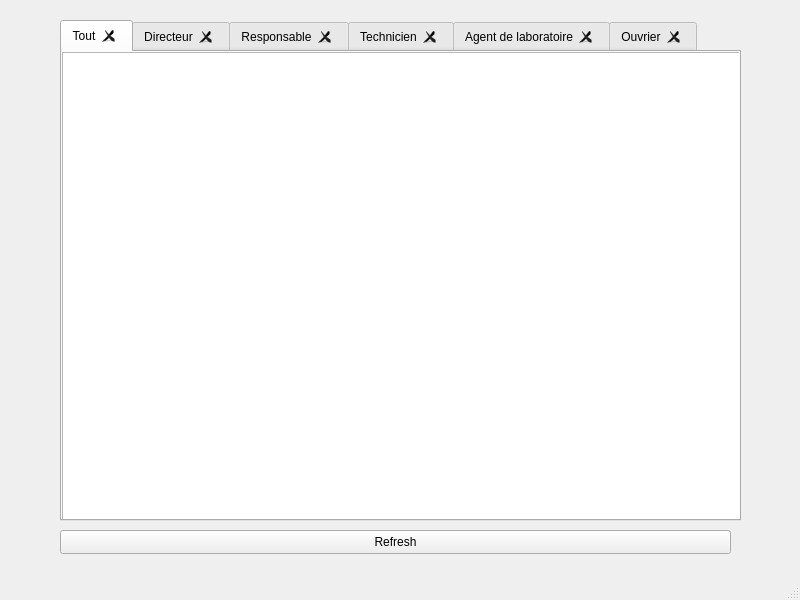
<?xml version="1.0" encoding="UTF-8"?>
<ui version="4.0">
 <class>Affichage</class>
 <widget class="QMainWindow" name="Affichage">
  <property name="geometry">
   <rect>
    <x>0</x>
    <y>0</y>
    <width>800</width>
    <height>600</height>
   </rect>
  </property>
  <property name="windowTitle">
   <string>MainWindow</string>
  </property>
  <widget class="QWidget" name="centralwidget">
   <widget class="QTabWidget" name="tabWidget">
    <property name="geometry">
     <rect>
      <x>60</x>
      <y>20</y>
      <width>681</width>
      <height>501</height>
     </rect>
    </property>
    <property name="mouseTracking">
     <bool>false</bool>
    </property>
    <property name="tabletTracking">
     <bool>false</bool>
    </property>
    <property name="acceptDrops">
     <bool>false</bool>
    </property>
    <property name="autoFillBackground">
     <bool>false</bool>
    </property>
    <property name="currentIndex">
     <number>0</number>
    </property>
    <property name="tabsClosable">
     <bool>true</bool>
    </property>
    <widget class="QWidget" name="tab">
     <attribute name="title">
      <string>Tout</string>
     </attribute>
     <widget class="QTableView" name="tableView">
      <property name="geometry">
       <rect>
        <x>0</x>
        <y>0</y>
        <width>681</width>
        <height>471</height>
       </rect>
      </property>
     </widget>
    </widget>
    <widget class="QWidget" name="tab_2">
     <attribute name="title">
      <string>Directeur</string>
     </attribute>
     <widget class="QTableView" name="tableView_2">
      <property name="geometry">
       <rect>
        <x>0</x>
        <y>0</y>
        <width>691</width>
        <height>471</height>
       </rect>
      </property>
     </widget>
    </widget>
    <widget class="QWidget" name="tab_3">
     <attribute name="title">
      <string>Responsable</string>
     </attribute>
     <widget class="QTableView" name="tableView_3">
      <property name="geometry">
       <rect>
        <x>0</x>
        <y>0</y>
        <width>681</width>
        <height>481</height>
       </rect>
      </property>
     </widget>
    </widget>
    <widget class="QWidget" name="tab_4">
     <attribute name="title">
      <string>Technicien</string>
     </attribute>
     <widget class="QTableView" name="tableView_4">
      <property name="geometry">
       <rect>
        <x>0</x>
        <y>0</y>
        <width>681</width>
        <height>481</height>
       </rect>
      </property>
     </widget>
    </widget>
    <widget class="QWidget" name="tab_5">
     <attribute name="title">
      <string>Agent de laboratoire</string>
     </attribute>
     <widget class="QTableView" name="tableView_5">
      <property name="geometry">
       <rect>
        <x>0</x>
        <y>0</y>
        <width>681</width>
        <height>481</height>
       </rect>
      </property>
     </widget>
    </widget>
    <widget class="QWidget" name="tab_6">
     <attribute name="title">
      <string>Ouvrier</string>
     </attribute>
     <widget class="QTableView" name="tableView_6">
      <property name="geometry">
       <rect>
        <x>0</x>
        <y>0</y>
        <width>681</width>
        <height>481</height>
       </rect>
      </property>
     </widget>
    </widget>
   </widget>
   <widget class="QPushButton" name="pushButton">
    <property name="geometry">
     <rect>
      <x>60</x>
      <y>530</y>
      <width>671</width>
      <height>24</height>
     </rect>
    </property>
    <property name="text">
     <string>Refresh</string>
    </property>
   </widget>
   <widget class="QLabel" name="label">
    <property name="geometry">
     <rect>
      <x>0</x>
      <y>0</y>
      <width>801</width>
      <height>571</height>
     </rect>
    </property>
    <property name="text">
     <string/>
    </property>
    <property name="pixmap">
     <pixmap>images/affichag.jpg</pixmap>
    </property>
    <property name="scaledContents">
     <bool>true</bool>
    </property>
   </widget>
   <zorder>label</zorder>
   <zorder>tabWidget</zorder>
   <zorder>pushButton</zorder>
  </widget>
  <widget class="QMenuBar" name="menubar">
   <property name="geometry">
    <rect>
     <x>0</x>
     <y>0</y>
     <width>800</width>
     <height>22</height>
    </rect>
   </property>
  </widget>
  <widget class="QStatusBar" name="statusbar"/>
 </widget>
 <resources/>
 <connections/>
</ui>
